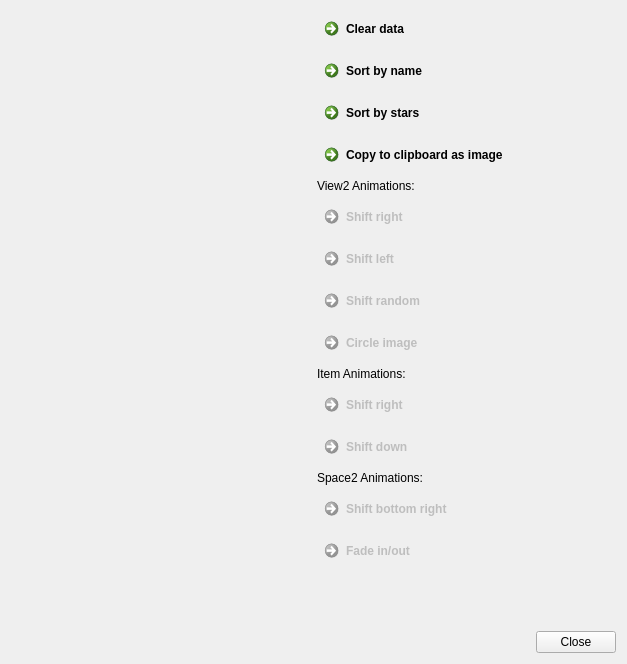
<?xml version="1.0" encoding="UTF-8"?>
<ui version="4.0">
 <class>MainWindow</class>
 <widget class="QMainWindow" name="MainWindow">
  <property name="enabled">
   <bool>true</bool>
  </property>
  <property name="geometry">
   <rect>
    <x>0</x>
    <y>0</y>
    <width>627</width>
    <height>664</height>
   </rect>
  </property>
  <property name="windowTitle">
   <string>ListWidget Demo</string>
  </property>
  <property name="iconSize">
   <size>
    <width>24</width>
    <height>24</height>
   </size>
  </property>
  <widget class="QWidget" name="centralWidget">
   <property name="sizePolicy">
    <sizepolicy hsizetype="Expanding" vsizetype="Expanding">
     <horstretch>0</horstretch>
     <verstretch>0</verstretch>
    </sizepolicy>
   </property>
   <property name="locale">
    <locale language="English" country="UnitedStates"/>
   </property>
   <layout class="QHBoxLayout" name="horizontalLayout">
    <item>
     <widget class="Qi::ListWidget" name="listWidget" native="true"/>
    </item>
    <item>
     <layout class="QVBoxLayout" name="verticalLayout">
      <property name="sizeConstraint">
       <enum>QLayout::SetDefaultConstraint</enum>
      </property>
      <item>
       <widget class="QCommandLinkButton" name="clearData">
        <property name="text">
         <string>Clear data</string>
        </property>
       </widget>
      </item>
      <item>
       <widget class="QCommandLinkButton" name="alphabetOrderBttn">
        <property name="text">
         <string>Sort by name</string>
        </property>
       </widget>
      </item>
      <item>
       <widget class="QCommandLinkButton" name="starsOrderBttn">
        <property name="text">
         <string>Sort by stars</string>
        </property>
       </widget>
      </item>
      <item>
       <widget class="QCommandLinkButton" name="createImageBttn">
        <property name="text">
         <string>Copy to clipboard as image</string>
        </property>
       </widget>
      </item>
      <item>
       <widget class="QLabel" name="label">
        <property name="text">
         <string>View2 Animations:</string>
        </property>
       </widget>
      </item>
      <item>
       <widget class="QCommandLinkButton" name="shiftRightBttn">
        <property name="enabled">
         <bool>false</bool>
        </property>
        <property name="sizePolicy">
         <sizepolicy hsizetype="Preferred" vsizetype="Preferred">
          <horstretch>0</horstretch>
          <verstretch>0</verstretch>
         </sizepolicy>
        </property>
        <property name="text">
         <string>Shift right</string>
        </property>
       </widget>
      </item>
      <item>
       <widget class="QCommandLinkButton" name="shiftLeftBttn">
        <property name="enabled">
         <bool>false</bool>
        </property>
        <property name="text">
         <string>Shift left</string>
        </property>
       </widget>
      </item>
      <item>
       <widget class="QCommandLinkButton" name="shiftRandomBttn">
        <property name="enabled">
         <bool>false</bool>
        </property>
        <property name="text">
         <string>Shift random</string>
        </property>
       </widget>
      </item>
      <item>
       <widget class="QCommandLinkButton" name="circleImageBttn">
        <property name="enabled">
         <bool>false</bool>
        </property>
        <property name="text">
         <string>Circle image</string>
        </property>
       </widget>
      </item>
      <item>
       <widget class="QLabel" name="label_2">
        <property name="text">
         <string>Item Animations:</string>
        </property>
       </widget>
      </item>
      <item>
       <widget class="QCommandLinkButton" name="shiftRightItemBttn">
        <property name="enabled">
         <bool>false</bool>
        </property>
        <property name="text">
         <string>Shift right</string>
        </property>
       </widget>
      </item>
      <item>
       <widget class="QCommandLinkButton" name="shiftDownItemBttn">
        <property name="enabled">
         <bool>false</bool>
        </property>
        <property name="text">
         <string>Shift down</string>
        </property>
       </widget>
      </item>
      <item>
       <widget class="QLabel" name="label_3">
        <property name="text">
         <string>Space2 Animations:</string>
        </property>
       </widget>
      </item>
      <item>
       <widget class="QCommandLinkButton" name="shiftBottomRightBttn">
        <property name="enabled">
         <bool>false</bool>
        </property>
        <property name="text">
         <string>Shift bottom right</string>
        </property>
       </widget>
      </item>
      <item>
       <widget class="QCommandLinkButton" name="fadeBttn">
        <property name="enabled">
         <bool>false</bool>
        </property>
        <property name="text">
         <string>Fade in/out</string>
        </property>
       </widget>
      </item>
      <item>
       <spacer name="verticalSpacer">
        <property name="orientation">
         <enum>Qt::Vertical</enum>
        </property>
        <property name="sizeHint" stdset="0">
         <size>
          <width>20</width>
          <height>40</height>
         </size>
        </property>
       </spacer>
      </item>
      <item alignment="Qt::AlignRight">
       <widget class="QPushButton" name="pushButton">
        <property name="sizePolicy">
         <sizepolicy hsizetype="Fixed" vsizetype="Fixed">
          <horstretch>0</horstretch>
          <verstretch>0</verstretch>
         </sizepolicy>
        </property>
        <property name="text">
         <string>Close</string>
        </property>
       </widget>
      </item>
     </layout>
    </item>
   </layout>
  </widget>
 </widget>
 <layoutdefault spacing="6" margin="11"/>
 <customwidgets>
  <customwidget>
   <class>Qi::ListWidget</class>
   <extends>QWidget</extends>
   <header location="global">widgets/ListWidget.h</header>
   <container>1</container>
  </customwidget>
 </customwidgets>
 <resources/>
 <connections/>
</ui>
